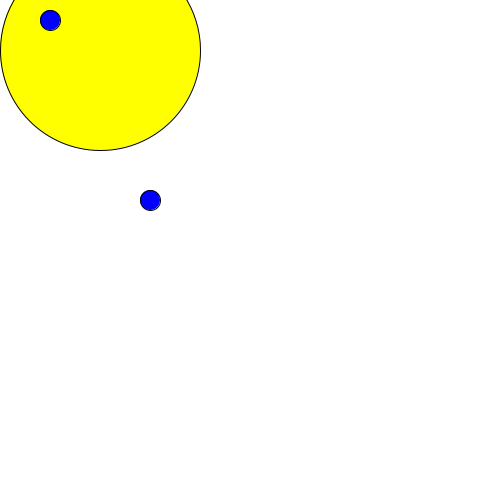
Frame 1 (no input)
Frame 60 (the mouse pressed at the canvas centre just before this capture): identical to frame 1, image omitted
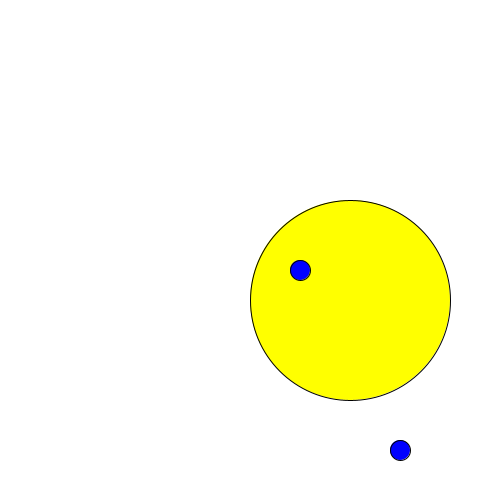
Frame 120 (the mouse held since frame 60 and released just before this capture)

The Processing sketch that drew these frames (run headless with seeded random() and noise(); from frame 60 on, the mouse is pressed at the canvas centre):

// Processing sketch: processing_106917
// ── processing_106917.pde

int counter;
 
void setup() {  //setup function called initially, only once
  size(500, 500);
  background(255);  //set background white
}
 
void draw() {  //draw function loops 
 
    background(255);
 
    fill(255,255,0);
 
    ellipse(mouseX+100,mouseY+50,200,200);
 
    // eyes
    fill(0,0,255);
    ellipse(mouseX+150,mouseY+200,20,20);
    ellipse(mouseX+50,mouseY+20,20,20);
 
 
}
